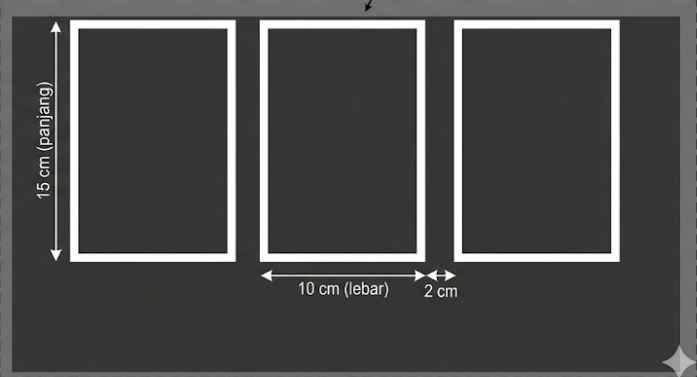
#> input picture gambar_parkir.png, 697 x 377 px
$ python -i main_requests.py   (imports and definitions only)
#> lines starting #> are read from the running program, lines starting #| are printed output that depends on the picture; after the words box and inside, x2 and y2 are one past the last pixel; in counts of white or black regions, pixels touching at a corner belong together
import cv2
import numpy as np
import paho.mqtt.client as mqtt
import json
import time
import requests

# --- KONFIGURASI ---
# URL stream video dari ESP32-CAM (OV2640)
# Ganti dengan IP ESP32-CAM Anda di jaringan lokal
URL = "http://192.168.1.100:81/stream"

# Konfigurasi MQTT
MQTT_BROKER = "broker.hivemq.com"
MQTT_PORT = 1883
MQTT_TOPIC_STATUS = "kelompok_iot/parking/status"
MQTT_TOPIC_WOKWI = "garisawan/parking/display"

# Jumlah slot parkir target (sesuai PRD: 6 LED)
NUM_SLOTS = 6

PIXEL_THRESHOLD = 5000

# State untuk menyimpan ROI hasil deteksi otomatis
auto_slots = []  # Akan berisi list [x, y, w, h]

def find_slots_automatically(frame, target_slots=6):
    """Mendeteksi kotak parkir secara otomatis dengan pembersihan noise.

    Args:
        frame: Frame video dari kamera
        target_slots: Jumlah slot yang dicari (default: 6)

    Returns:
        List koordinat [x, y, w, h] yang terdeteksi, diurutkan kiri-ke-kanan lalu atas-ke-bawah
    """
    gray = cv2.cvtColor(frame, cv2.COLOR_BGR2GRAY)
    blur = cv2.GaussianBlur(gray, (5, 5), 0)

    # Gunakan Canny + Dilate untuk memastikan garis tebal menyatu
    edged = cv2.Canny(blur, 40, 120)
    kernel = np.ones((3, 3), np.uint8)
    dilated = cv2.dilate(edged, kernel, iterations=1)

    # Cari kontur
    contours, _ = cv2.findContours(dilated.copy(), cv2.RETR_EXTERNAL, cv2.CHAIN_APPROX_SIMPLE)

    detected_boxes = []
    for c in contours:
        # Filter kontur yang terlalu kecil sebelum pemrosesan berat
        if cv2.contourArea(c) < 3000:
            continue

        peri = cv2.arcLength(c, True)
        approx = cv2.approxPolyDP(c, 0.02 * peri, True)

        # Cari bentuk dengan 4-6 sudut (untuk antisipasi distorsi kamera)
        if 4 <= len(approx) <= 6:
            x, y, w, h = cv2.boundingRect(approx)
            area = w * h
            aspect_ratio = float(w) / h

            # Filter berdasarkan ukuran dan rasio (10:15 = 0.67)
            if 5000 < area < 150000 and 0.3 < aspect_ratio < 1.2:
                # Cek apakah kotak ini tidak tumpang tindih dengan yang sudah ada
                is_duplicate = False
                for b in detected_boxes:
                    if abs(x - b[0]) < 20 and abs(y - b[1]) < 20:
                        is_duplicate = True
                        break

                if not is_duplicate:
                    detected_boxes.append([x, y, w, h])

    # Urutkan: pertama berdasarkan baris (y), lalu berdasarkan kolom (x)
    # Ini untuk menangani layout 2 baris x 3 kolom
    if len(detected_boxes) > 3:
        # Tentukan threshold baris (separuh tinggi frame)
        frame_mid_y = frame.shape[0] // 2
        top_row = sorted([b for b in detected_boxes if b[1] < frame_mid_y], key=lambda b: b[0])
        bottom_row = sorted([b for b in detected_boxes if b[1] >= frame_mid_y], key=lambda b: b[0])
        detected_boxes = top_row + bottom_row
    else:
        detected_boxes = sorted(detected_boxes, key=lambda b: b[0])

    return detected_boxes[:target_slots]


# --- INITIALIZATION ---
client = mqtt.Client()
# [6 lines not run here, left out]


def check_occupancy(frame, roi):
    """Memeriksa apakah slot parkir terisi berdasarkan analisis piksel."""
    x, y, w, h = roi
    # Pastikan koordinat dalam batas frame
    frame_h, frame_w = frame.shape[:2]
    x = max(0, min(x, frame_w - 1))
    y = max(0, min(y, frame_h - 1))
    w = min(w, frame_w - x)
    h = min(h, frame_h - y)

    slot_crop = frame[y:y+h, x:x+w]
    if slot_crop.size == 0:
        return 0, 0

    gray = cv2.cvtColor(slot_crop, cv2.COLOR_BGR2GRAY)
    blur = cv2.GaussianBlur(gray, (3, 3), 1)
    thresh = cv2.adaptiveThreshold(
        blur, 255, cv2.ADAPTIVE_THRESH_GAUSSIAN_C,
        cv2.THRESH_BINARY_INV, 25, 16
    )
    count = cv2.countNonZero(thresh)
    return 1 if count > PIXEL_THRESHOLD else 0, count


def connect_stream(url, max_retries=5):
    """Mencoba koneksi ke stream ESP32-CAM dengan retry."""
#> called with url = 'http://192.168.1.100:81/stream', max_retries = 5
    for attempt in range(max_retries):
        try:
            print(f"📷 Koneksi ke ESP32-CAM (percobaan {attempt + 1}/{max_retries})...")
            stream = requests.get(url, stream=True, timeout=10)
            if stream.status_code == 200:
                print("✅ Stream ESP32-CAM terhubung!")
                return stream
        except requests.exceptions.RequestException as e:
            print(f"⚠️  Gagal: {e}")
        time.sleep(3)

    print("❌ Tidak dapat terhubung ke ESP32-CAM.")
    return None


# --- MAIN ---
# [9 lines not run here, left out]

# [1 line that did not run here, left out]
# [3 lines not run here, left out]

bytes_data = bytes()
is_calibrated = False
previous_status = {}

# [103 lines not run here, left out]

>>> import cv2
>>> picture = cv2.imread('../gambar_parkir.png')
#> picture is the input picture: shape (377, 697, 3); mean B, G, R 73.2, 75, 75.2
>>> result = find_slots_automatically(picture)
#> in find_slots_automatically, `blur = cv2.GaussianBlur(gray, (5, 5), 0)`:
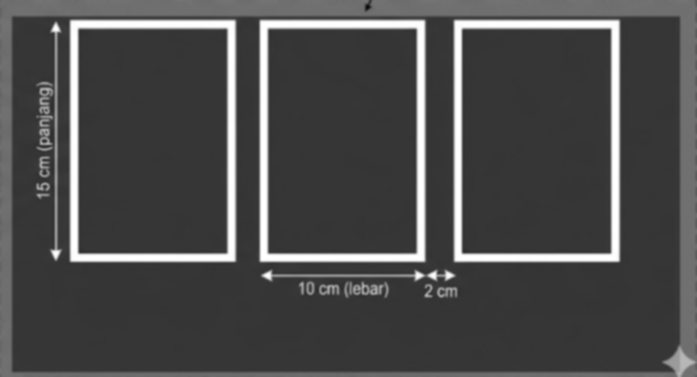
#> blur: shape (377, 697); min 9, max 255, mean 75
#> in find_slots_automatically, `edged = cv2.Canny(blur, 40, 120)`:
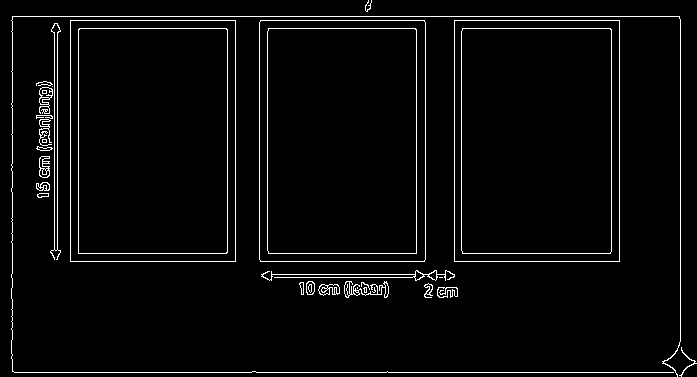
#> edged: shape (377, 697); 3.4% white in thin lines or dots
#> in find_slots_automatically, `dilated = cv2.dilate(edged, kernel, iterations=1)`:
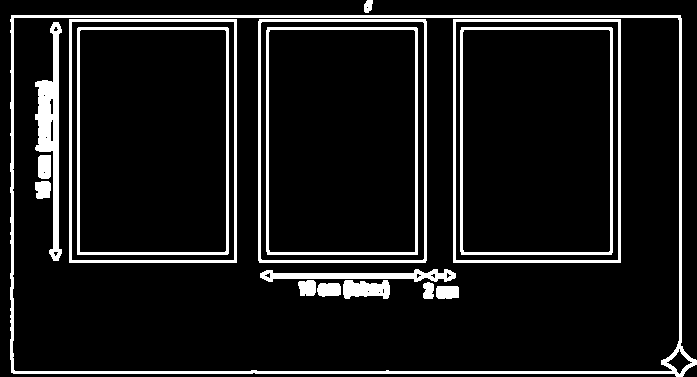
#> dilated: shape (377, 697); 10.2% white; 17 white regions
#> in find_slots_automatically, `contours, _ = cv2.findContours(dilated.copy(), cv2.RETR_EXTERNAL, cv2...`: contours = 2 contours; box (x1, y1, x2, y2) and area: (10, 15, 697, 377) 240180, (364, 0, 373, 13) 74
#> the loop in find_slots_automatically, `for c in contours:` made 2 passes
#> (peri, approx, x, y, w, h, area, aspect_ratio) on pass 1: (2093.1, [[11, 15], [11, 372], [696, 364], [680, 15]], 11, 15, 686, 358, 245588, 1.92)
#> after the loop in find_slots_automatically, `for c in contours:`: detected_boxes = []
#> result = []
